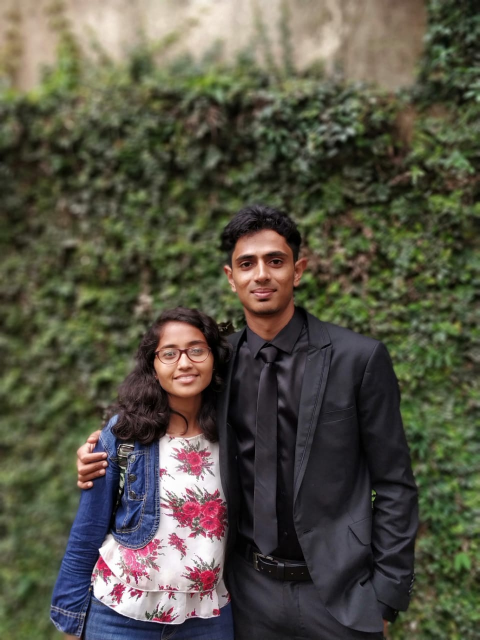
#> input picture face.jpg, 959 x 1280 px (shown at 1/2 size)
$ python face-detector.py
#> lines starting #> are read from the running program, lines starting #| are printed output that depends on the picture; after the words box and inside, x2 and y2 are one past the last pixel; in counts of white or black regions, pixels touching at a corner belong together
import cv2 as cv

face_cascade = cv.CascadeClassifier("haarcascade_frontalface_default.xml")

img1 = cv.imread("face.jpg")
#> img1 is the input picture: shape (1280, 959, 3); mean B, G, R 68.9, 83.3, 85.5
gray_img = cv.imread("face.jpg",0)
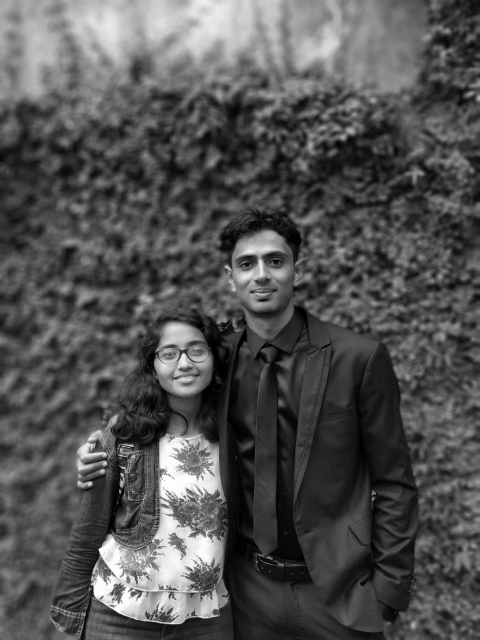
#> gray_img: shape (1280, 959) (shown at 1/2 size); min 0, max 255, mean 82.3

faces = face_cascade.detectMultiScale(gray_img, scaleFactor=1.2, minNeighbors=5)
#> faces = [[297, 648, 142, 142], [441, 461, 164, 164]]
# type of faces is ndarray - n dimensional numpy array
#scalefactor 1.05 means the window is downscaled by 5% everytime till it finds a face

for x,y,w,h in faces:
    img1 = cv.rectangle(img1, (x,y), (x+w, y+h), (255,255,255), 3)
#> this loop made 2 passes
#> pass 1, `img1 = cv.rectangle(img1, (x,y), (x+w, y+h), (255,255,255), 3)`:
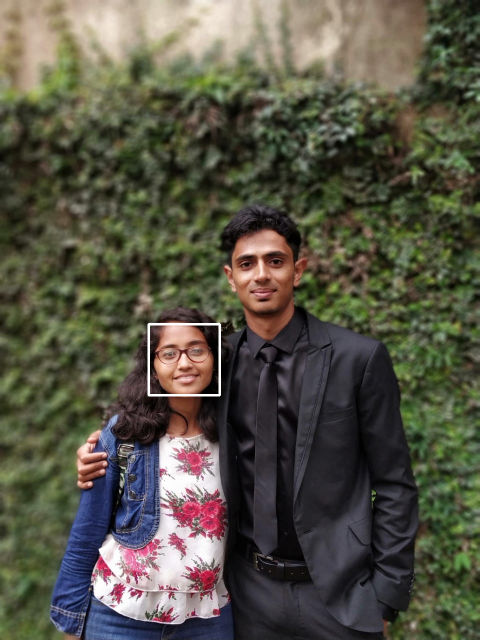
#> img1: shape (1280, 959, 3) (shown at 1/2 size); 0.23% of pixels changed, all inside (x1, y1, x2, y2) = (295, 646, 442, 793)
#> pass 2, `img1 = cv.rectangle(img1, (x,y), (x+w, y+h), (255,255,255), 3)`:
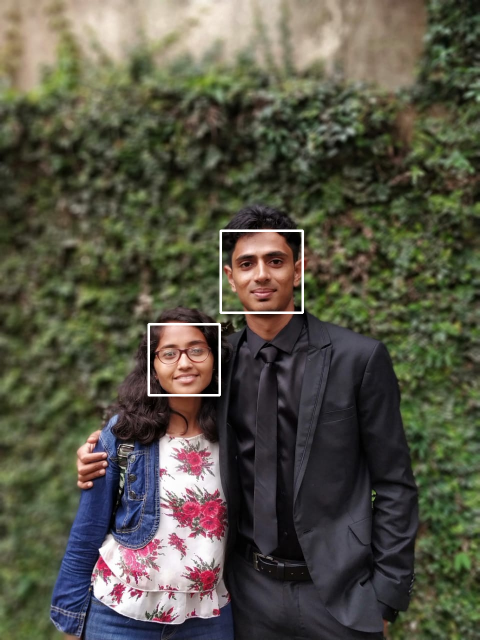
#> img1: shape (1280, 959, 3) (shown at 1/2 size); 0.27% of pixels changed, all inside (x1, y1, x2, y2) = (439, 459, 608, 628)

resized = cv.resize(img1,(int(img1.shape[1]/3), int(img1.shape[0]/3)))
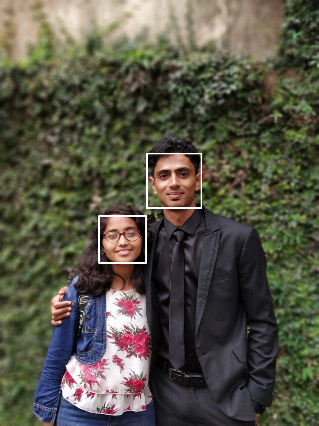
#> resized: shape (426, 319, 3); mean B, G, R 70, 84.3, 86.4
# print(faces)
cv.imshow("Updated", resized)
cv.waitKey(0)
cv.destroyAllWindows()
